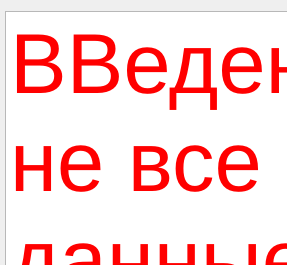
<?xml version="1.0" encoding="UTF-8"?>
<ui version="4.0">
 <class>Dialog</class>
 <widget class="QDialog" name="Dialog">
  <property name="geometry">
   <rect>
    <x>0</x>
    <y>0</y>
    <width>287</width>
    <height>265</height>
   </rect>
  </property>
  <property name="windowTitle">
   <string>Dialog</string>
  </property>
  <widget class="QTextBrowser" name="textBrowser">
   <property name="geometry">
    <rect>
     <x>5</x>
     <y>11</y>
     <width>390</width>
     <height>280</height>
    </rect>
   </property>
   <property name="html">
    <string>&lt;!DOCTYPE HTML PUBLIC &quot;-//W3C//DTD HTML 4.0//EN&quot; &quot;http://www.w3.org/TR/REC-html40/strict.dtd&quot;&gt;
&lt;html&gt;&lt;head&gt;&lt;meta name=&quot;qrichtext&quot; content=&quot;1&quot; /&gt;&lt;style type=&quot;text/css&quot;&gt;
p, li { white-space: pre-wrap; }
&lt;/style&gt;&lt;/head&gt;&lt;body style=&quot; font-family:'.AppleSystemUIFont'; font-size:13pt; font-weight:400; font-style:normal;&quot;&gt;
&lt;p style=&quot; margin-top:0px; margin-bottom:0px; margin-left:0px; margin-right:0px; -qt-block-indent:0; text-indent:0px;&quot;&gt;&lt;span style=&quot; font-size:64pt; color:#ff0000;&quot;&gt;ВВедены &lt;/span&gt;&lt;/p&gt;
&lt;p style=&quot; margin-top:0px; margin-bottom:0px; margin-left:0px; margin-right:0px; -qt-block-indent:0; text-indent:0px;&quot;&gt;&lt;span style=&quot; font-size:64pt; color:#ff0000;&quot;&gt;не все &lt;/span&gt;&lt;/p&gt;
&lt;p style=&quot; margin-top:0px; margin-bottom:0px; margin-left:0px; margin-right:0px; -qt-block-indent:0; text-indent:0px;&quot;&gt;&lt;span style=&quot; font-size:64pt; color:#ff0000;&quot;&gt;данные!&lt;/span&gt;&lt;/p&gt;&lt;/body&gt;&lt;/html&gt;</string>
   </property>
  </widget>
 </widget>
 <resources/>
 <connections/>
</ui>
